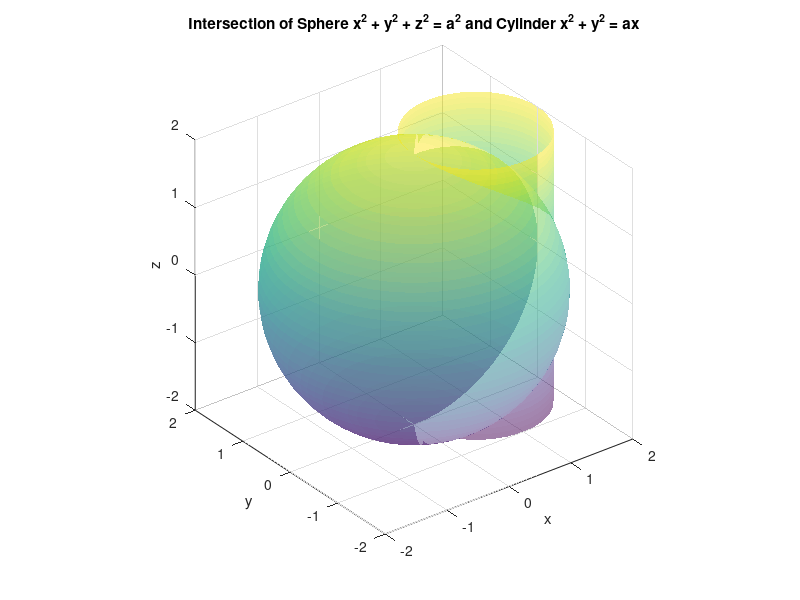

Reproduce this figure in MATLAB.
a = 2;
n = 50;
 
% 球面 
[xs, ys, zs] = sphere(n);
xs = a * xs;
ys = a * ys;
zs = a * zs;
 
% 圆柱面
theta = linspace(0, 2*pi, n);
z_cyl = linspace(-a, a, n);
[Theta, Z_cyl] = meshgrid(theta, z_cyl);
 
X_cyl = (a/2) * (1 + cos(Theta));
Y_cyl = (a/2) * sin(Theta);
Z_cyl = Z_cyl;
 
% 绘图
figure;
surf(xs, ys, zs, 'EdgeColor', 'none','FaceAlpha', 0.5);
hold on;
surf(X_cyl, Y_cyl, Z_cyl, 'EdgeColor', 'none','FaceAlpha', 0.5);

axis equal;
xlabel('x');
ylabel('y');
zlabel('z');
title('Intersection of Sphere x^2 + y^2 + z^2 = a^2 and Cylinder x^2 + y^2 = ax');
view(3);